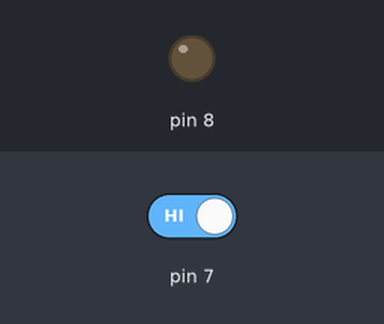
This sketch was run on a simulated Arduino Uno, built with avr-gcc and run on an emulated ATmega328P. Parts: output pins drawn as LEDs (lit = HIGH). Inputs (shaded band) come from the test bench; at power-on: pin 7 HIGH.

Above: at 1.2 s.
1.3 s: pin 7 driven LOW
At 2.5 s:
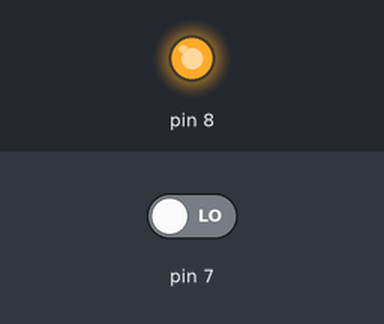
2.8 s: pin 7 driven HIGH
At 3.7 s:
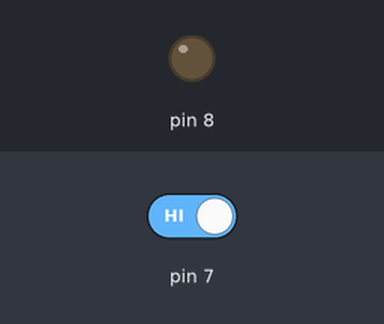
Timing chart, 0 to 5.8 s (numbered marks = the images above; inputs shaded):
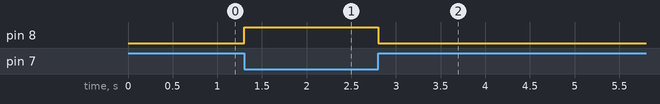

The sketch:

LED_Switch.ino
```cpp
void setup() {
  pinMode(8,OUTPUT);
  pinMode(7,INPUT);

}


void loop() {

if(digitalRead(7)==0)
  {
    digitalWrite(8,1);
  }
  else
  {
    digitalWrite(8,0);
  }
}
```

Measured:
- after the input at 1.3 s, pin 8: LOW → HIGH at once
- after the input at 2.8 s, pin 8: HIGH → LOW at once
